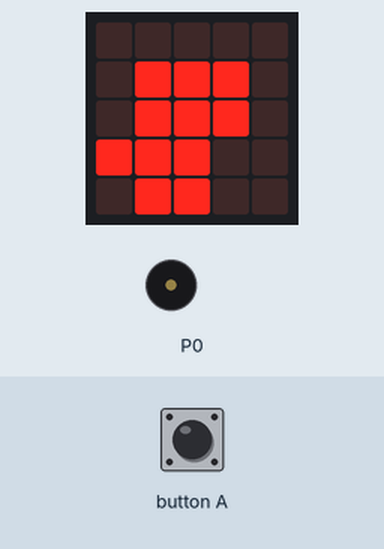
Recording of a program running on a simulated BBC micro:bit (MakeCode). Parts: the board's 5×5 LED display, buzzer (waves = sounding). Inputs (shaded band) come from the test bench.

Above: at 2.1 s.
At 5.0 s:
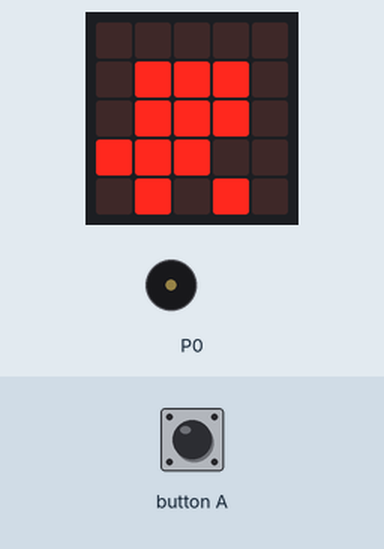
5.1 s: button A pressed for 0.15 s
At 5.7 s:
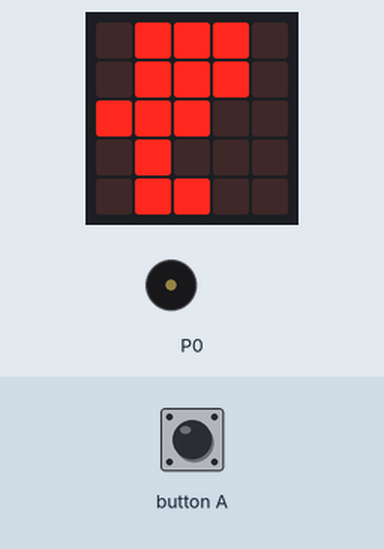
5.8 s: button A pressed for 0.15 s
At 8.4 s:
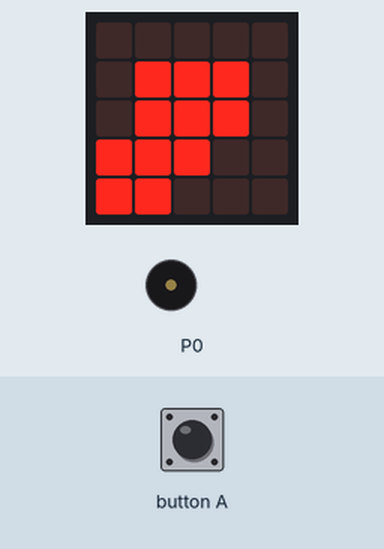
8.9 s: button A pressed for 0.15 s
At 9.4 s:
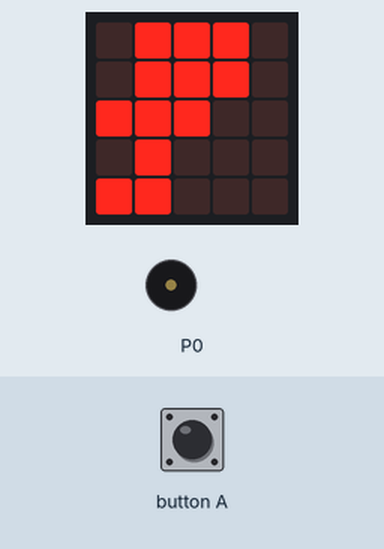
Timing chart, 0 to 20.7 s (numbered marks = the images above; inputs shaded):
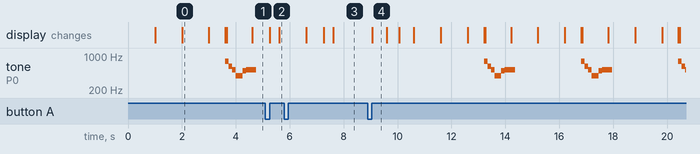

The program:

main.ts
```typescript
input.onButtonPressed(Button.A, function on_button_pressed_a() {
    pies_dinosaurio.change(LedSpriteProperty.Y, -1)
    cola_dinosaurio.change(LedSpriteProperty.Y, -1)
    torso_dinosaurio.change(LedSpriteProperty.Y, -1)
    brazos_dinosaurio.change(LedSpriteProperty.Y, -1)
    cuello_dinosaurio.change(LedSpriteProperty.Y, -1)
    cabeza1_dinosaurio.change(LedSpriteProperty.Y, -1)
    cabeza2_dinosaurio.change(LedSpriteProperty.Y, -1)
    cabeza3_dinosaurio.change(LedSpriteProperty.Y, -1)
    cabeza4_dinosaurio.change(LedSpriteProperty.Y, -1)
    cabeza5_dinosaurio.change(LedSpriteProperty.Y, -1)
    basic.pause(1000)
    pies_dinosaurio.change(LedSpriteProperty.Y, 1)
    cola_dinosaurio.change(LedSpriteProperty.Y, 1)
    torso_dinosaurio.change(LedSpriteProperty.Y, 1)
    brazos_dinosaurio.change(LedSpriteProperty.Y, 1)
    cuello_dinosaurio.change(LedSpriteProperty.Y, 1)
    cabeza1_dinosaurio.change(LedSpriteProperty.Y, 1)
    cabeza2_dinosaurio.change(LedSpriteProperty.Y, 1)
    cabeza3_dinosaurio.change(LedSpriteProperty.Y, 1)
    cabeza4_dinosaurio.change(LedSpriteProperty.Y, 1)
    cabeza5_dinosaurio.change(LedSpriteProperty.Y, 1)
})
function Cactus() {

    cactus = game.createSprite(4, 4)
    for (let index = 0; index < 4; index++) {
        basic.pause(1000)
        cactus.change(LedSpriteProperty.X, -1)
        if (cactus.isTouching(pies_dinosaurio)) {
            basic.showIcon(IconNames.Sad)
            music.startMelody(music.builtInMelody(Melodies.PowerDown), MelodyOptions.Once)
            Cactus()
        }

    }
}

let cactus : game.LedSprite = null
let cabeza5_dinosaurio : game.LedSprite = null
let cabeza4_dinosaurio : game.LedSprite = null
let cabeza3_dinosaurio : game.LedSprite = null
let cabeza2_dinosaurio : game.LedSprite = null
let cabeza1_dinosaurio : game.LedSprite = null
let cuello_dinosaurio : game.LedSprite = null
let brazos_dinosaurio : game.LedSprite = null
let torso_dinosaurio : game.LedSprite = null
let cola_dinosaurio : game.LedSprite = null
let pies_dinosaurio : game.LedSprite = null
pies_dinosaurio = game.createSprite(1, 4)
cola_dinosaurio = game.createSprite(0, 3)
torso_dinosaurio = game.createSprite(1, 3)
brazos_dinosaurio = game.createSprite(2, 3)
cuello_dinosaurio = game.createSprite(1, 2)
cabeza1_dinosaurio = game.createSprite(2, 2)
cabeza2_dinosaurio = game.createSprite(3, 2)
cabeza3_dinosaurio = game.createSprite(1, 1)
cabeza4_dinosaurio = game.createSprite(2, 1)
cabeza5_dinosaurio = game.createSprite(3, 1)
Cactus()
basic.forever(function on_forever() {
    if (cactus.isTouchingEdge()) {
        basic.pause(1000)
        cactus.delete()
        Cactus()
    }

})
```

test.ts
```typescript
// aquí va el archivo "tests"; esto no se compilará cuando este paquete se utilice como una extensión.
```

Measured:
- after the input at 5.1 s, the display: first changes after 0.15 s (image 2 shows a later state)
- after the input at 5.8 s, tone on P0: stops changing and stays silent; the display: first changes after 0.81 s (image 3 shows a later state)
- after the input at 8.9 s, the display: changes after 0.15 s (image 4)
- what the display in image 0 shows lasts 1.0 s, from 2.0 s to 3.0 s
- what the display in image 4 shows lasts 0.5 s, from 9.1 s to 9.6 s
